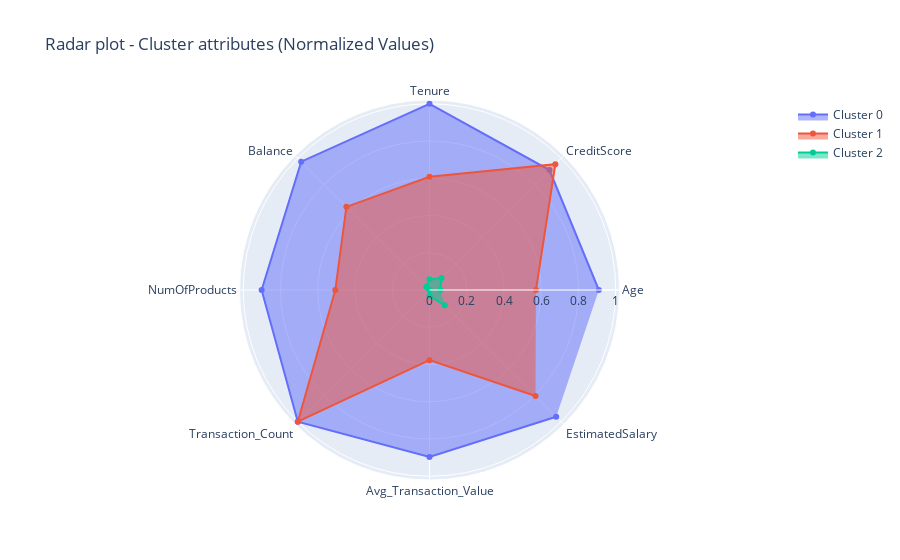

The notebook cell saved with this chart:
### Code cell
import plotly.express as px
import plotly.graph_objects as go

n_clust = 3
attributes = [x for x in df_to_cluster_normalize.columns[:-1] if x in continuous_columns]
colors=['purple','yellow','red']#,'magenta','orange', 'green', 'pink'
cluster=[f'Cluster {i}' for i in range(n_clust)]

fig = go.Figure()
for index in range(0,n_clust):
    fig.add_trace(go.Scatterpolar(r=df_to_cluster_normalize.loc[df_to_cluster_normalize.Label == index, attributes].mean(),
                                  theta=attributes,
                                  fill='toself',
#                                   fillcolor=colors[index],
                                  opacity=1,
                                  name=cluster[index]))
    
fig.update_layout(polar=dict(radialaxis=dict(visible=True)),showlegend=True,
                  title="Radar plot - Cluster attributes (Normalized Values)")
fig.show()

### Figure 1 — Plotly figure (JSON) as saved in the notebook; plotly's stock layout.template omitted (floating-point values rounded to 4 significant figures)
{"data": [{"fill": "toself", "name": "Cluster 0", "opacity": 1, "r": [0.9092, 0.911, 1, 0.9742, 0.9014, 1, 0.8961, 0.9621], "theta": ["Age", "CreditScore", "Tenure", "Balance", "NumOfProducts", "Transaction_Count", "Avg_Transaction_Value", "EstimatedSalary"], "type": "scatterpolar"}, {"fill": "toself", "name": "Cluster 1", "opacity": 1, "r": [0.5714, 0.9556, 0.6077, 0.6312, 0.5056, 1, 0.3766, 0.805], "theta": ["Age", "CreditScore", "Tenure", "Balance", "NumOfProducts", "Transaction_Count", "Avg_Transaction_Value", "EstimatedSalary"], "type": "scatterpolar"}, {"fill": "toself", "name": "Cluster 2", "opacity": 1, "r": [0.05835, 0.0914, 0.05722, 0.02438, 0, 0, 0.03043, 0.116], "theta": ["Age", "CreditScore", "Tenure", "Balance", "NumOfProducts", "Transaction_Count", "Avg_Transaction_Value", "EstimatedSalary"], "type": "scatterpolar"}], "layout": {"polar": {"radialaxis": {"visible": true}}, "showlegend": true, "title": {"text": "Radar plot - Cluster attributes (Normalized Values)"}}}
